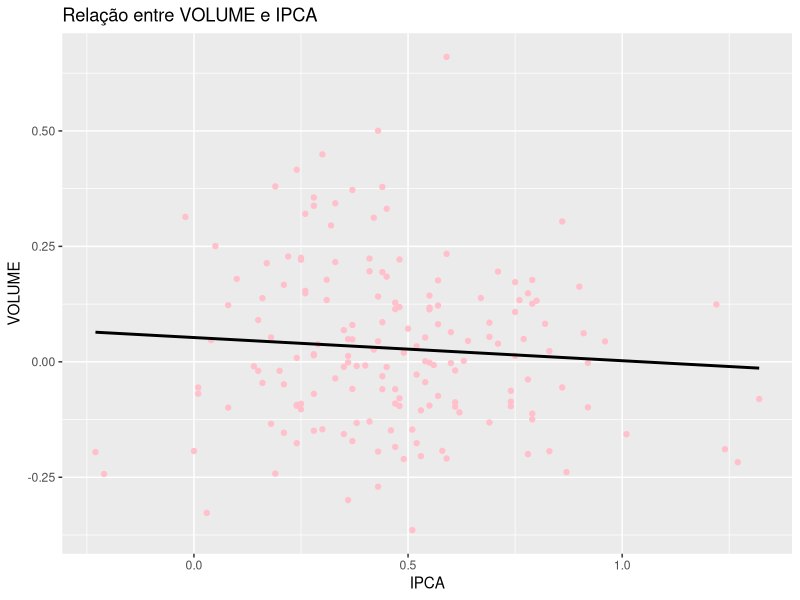
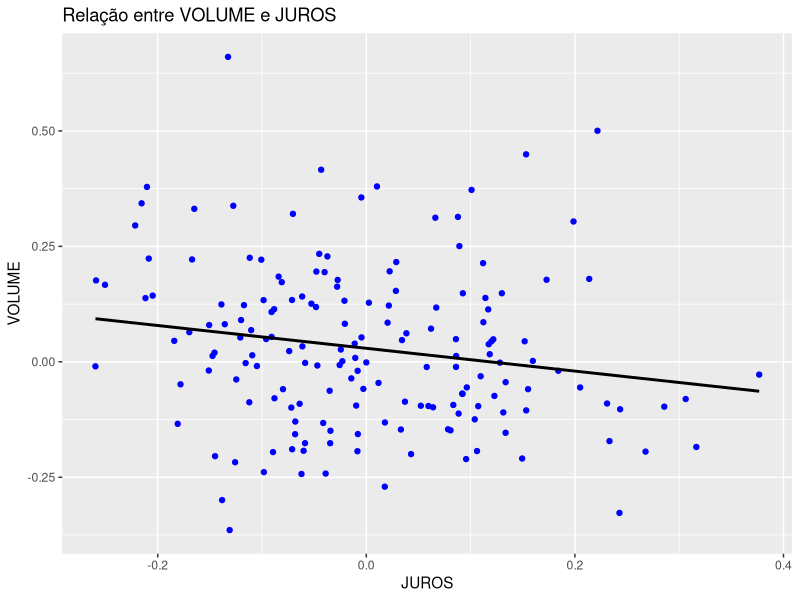
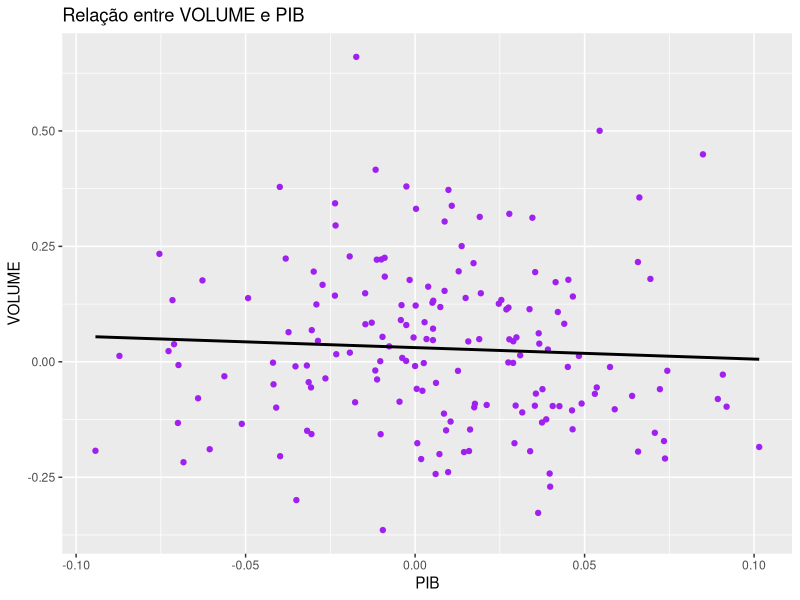
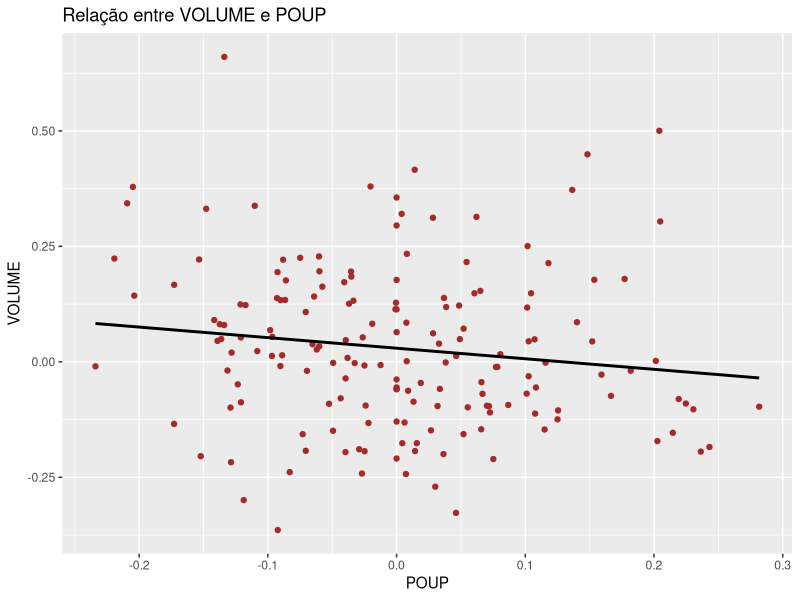
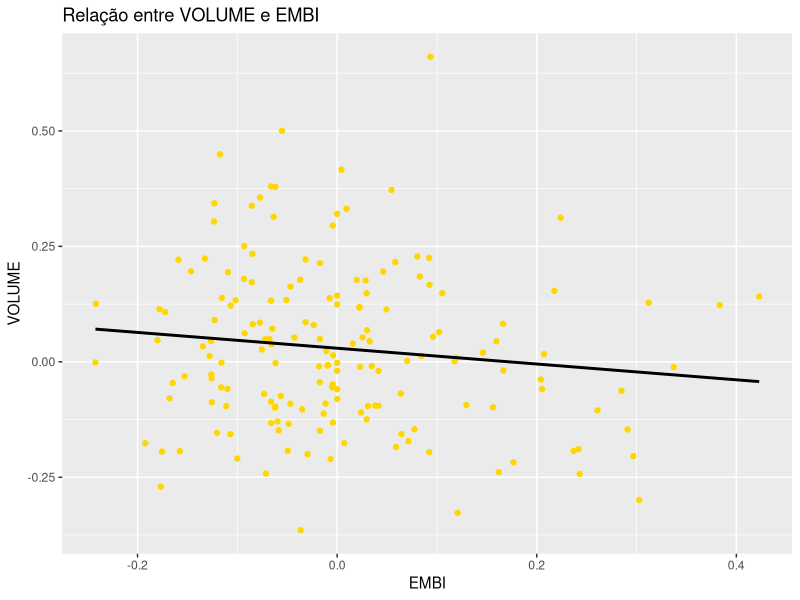

Source code (R) for these figures, in order:
## ---- chunk 1
setwd("C:/Users/gustavo.telles/Desktop/Programa/Estatistica Multivariada")
library(tidyverse)
library(readxl)
dados= read_xlsx("Aula 01.xlsx", sheet = "Exemplo1")
library(RColorBrewer)
library(knitr)
library(car)

## ---- chunk 2
knitr::opts_chunk$set(echo = TRUE)
options(scipen = 9999) #para retirar a nOtação científica
## ---- chunk 3
ggplot(dados, aes(y = VOLUME, x= IPCA)) + 
geom_point(color="pink") + 
labs(title ="Relação entre VOLUME e IPCA", x = "IPCA", y = "VOLUME") +
geom_smooth(method="lm",se=FALSE,color="black")

## ---- chunk 4
ggplot(dados, aes(y = VOLUME, x= JUROS)) + 
geom_point(color="blue") + 
labs(title ="Relação entre VOLUME e JUROS", x = "JUROS", y = "VOLUME") +
geom_smooth(method="lm",se=FALSE,color="black")

## ---- chunk 5
ggplot(dados, aes(y = VOLUME, x= PIB)) + 
geom_point(color="purple") + 
labs(title ="Relação entre VOLUME e PIB", x = "PIB", y = "VOLUME") +
geom_smooth(method="lm",se=FALSE,color="black")

## ---- chunk 6
ggplot(dados, aes(y = VOLUME, x= POUP)) + 
geom_point(color="brown") + 
labs(title ="Relação entre VOLUME e POUP", x = "POUP", y = "VOLUME") +
geom_smooth(method="lm",se=FALSE,color="black")

## ---- chunk 7
ggplot(dados, aes(y = VOLUME, x= EMBI)) + 
geom_point(color="gold") + 
labs(title ="Relação entre VOLUME e EMBI", x = "EMBI", y = "VOLUME") +
geom_smooth(method="lm",se=FALSE,color="black")

## ---- chunk 8
tab_correl=round(cor(dados[,2:7]),2)
kable(tab_correl,caption="Matriz de correlações")
## ---- chunk 9
modelo1=lm(VOLUME~IPCA+JUROS+PIB+POUP+EMBI,
data=dados)
multicolinearidade1=round(vif(modelo1),2)
kable(multicolinearidade1,caption="VIF do Modelo1")
## ---- chunk 10
modelo2=lm(VOLUME~IPCA+JUROS+PIB+EMBI,
data=dados)
multicolinearidade2=round(vif(modelo2),2)
kable(multicolinearidade2,caption="VIF do Modelo2")
## ---- chunk 11
summary(modelo2)
## ---- chunk 12
resumo = summary(modelo2) # o número do modelo vai ser o mesmo que utilizou para o teste de hipóteses anterior
tabela4 = round(resumo$coefficients,3) # guarda os coeficientes apenas com três casas decimais
tabela5 = round(confint(modelo2, level = 0.90),3) # guarda o LI e LS com 90% de confiança para os coeficientes apenas com três casas decimais
kable(tabela4,caption="Estimativa dos coeficientes e teste de hipóteses")
kable(tabela5,caption="Intervalo de confiança dos coeficientes")
## ---- chunk 13

## ---- chunk 14
library(MASS) # ativa o pacote necessário para a seleção de variáveis
stepAIC(modelo2, direction="backward") # o número do modelo vai ser o mesmo que utilizou para o teste de hipóteses anterior

## ---- chunk 15
modelo3=lm(VOLUME~JUROS+EMBI,data=dados) # o número do modelo aqui depende de qtos modelos anteriores você fez! Coloque apenas as quantis que sobraram após o método de seleção de variáveis

resumo=summary(modelo3) # o número do modelo aqui deve ser ajustado se  necessário

tabela6=round(resumo$coefficients,3) 
tabela7=round(confint(modelo3,level=0.90),3) 
# PARA MOSTRAR AS TABELAS COM OS RESULTADOS FORMATADOS:
kable(tabela6,caption="Coeficientes e teste de hipóteses do modelo final")

kable(tabela7,caption="Intervalo de confiança dos coeficientes do modelo final")
## ---- chunk 16
cat("O valor do R-quadrado AJUSTADO é: ", 
round(resumo$adj.r.squared*100,2),"%")
